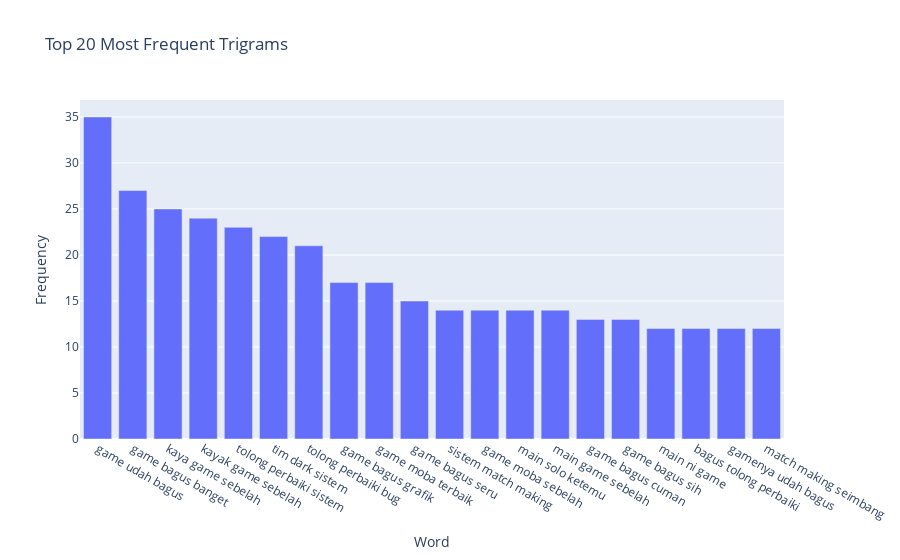

This figure's notebook cell:
### Markdown cell above
### Honor of Kings

### Code cell
ngram_analyze(hok, "comment_prep", n_gram=3)

### Figure 1 — Plotly figure (JSON) as saved in the notebook; plotly's stock layout.template omitted (floating-point values rounded to 4 significant figures)
{"data": [{"alignmentgroup": "True", "hovertemplate": "Word=%{x}<br>Frequency=%{y}<extra></extra>", "legendgroup": "", "marker": {"color": "#636efa", "pattern": {"shape": ""}}, "name": "", "offsetgroup": "", "orientation": "v", "showlegend": false, "textposition": "auto", "type": "bar", "x": ["game udah bagus", "game bagus banget", "kaya game sebelah", "kayak game sebelah", "tolong perbaiki sistem", "tim dark sistem", "tolong perbaiki bug", "game bagus grafik", "game moba terbaik", "game bagus seru", "sistem match making", "game moba sebelah", "main solo ketemu", "main game sebelah", "game bagus cuman", "game bagus sih", "main ni game", "bagus tolong perbaiki", "gamenya udah bagus", "match making seimbang"], "xaxis": "x", "y": [35, 27, 25, 24, 23, 22, 21, 17, 17, 15, 14, 14, 14, 14, 13, 13, 12, 12, 12, 12], "yaxis": "y"}], "layout": {"barmode": "relative", "legend": {"tracegroupgap": 0}, "title": {"text": "Top 20 Most Frequent Trigrams"}, "xaxis": {"anchor": "y", "domain": [0, 1], "title": {"text": "Word"}}, "yaxis": {"anchor": "x", "domain": [0, 1], "title": {"text": "Frequency"}}}}
